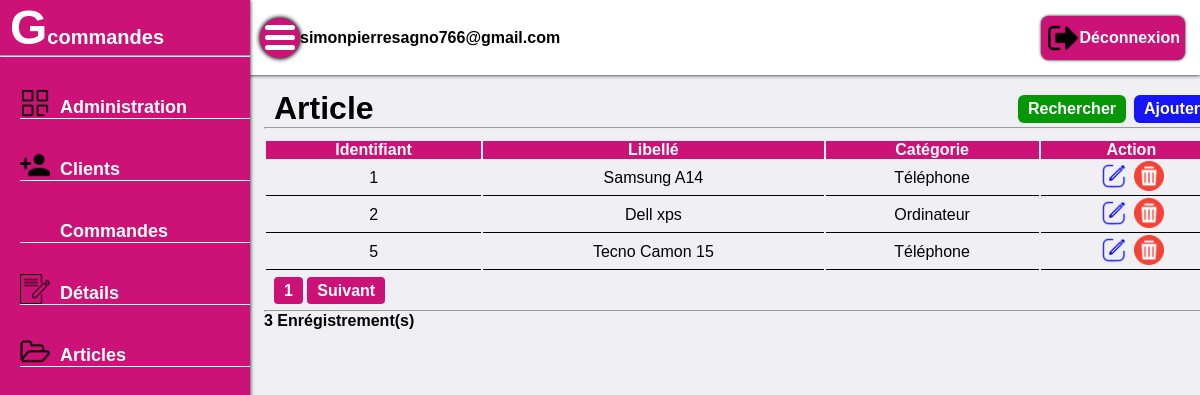
The page /adminArticle.php (signed in) on the database its author committed.
### tables this page shows
CREATE TABLE `t_article` (
  `id_article` int(10) UNSIGNED NOT NULL,
  `libelle` varchar(40) DEFAULT NULL,
  `type` int(10) UNSIGNED DEFAULT NULL
);

CREATE TABLE `t_categorie` (
  `id_type` int(10) UNSIGNED NOT NULL,
  `categorie` varchar(255) DEFAULT NULL
);

### adminArticle.php (the view, shortened to what this page needs)
<?php
     try{
        $pdo = new PDO("mysql:host=localhost;dbname=g_commande;charset=utf8","root","");
    }catch (PDOException $exception) {
        header("Location:404.php");
    }
?>
<!DOCTYPE html>
<html lang="en">
<head>
    <link rel="stylesheet" href="style.css">
</head>
<body>
    <div class="wrap">
        <div class="slide_bar">
            <h1>G<span>commandes</span></h1>
            <hr>
            <div class="slide_list">
                    <a href="tableau.php">
                        <img src="icone/dashbord.png" alt="">
                        <span>Administration</span>
                    </a>
                    <a href="adminClient.php">
                        <img src="icone/client.png" alt="">
                        <span>Clients</span>
                    </a>
                    <a href="adminCommande.php">
                        <span>Commandes</span>
                    </a>
                    <a href="adminDetail.php">
                        <img src="icone/detail.png" alt="">
                        <span>Détails</span>
                    </a>
                    <a href="adminArticle.php">
                        <img src="icone/article.png" alt="">
                        <span>Articles</span>
                    </a>
            </div>
        </div>
        <div class="header">
            <div class="sub_option">
                <div class="menu_icon"></div>
                <span style="font-weight: 600;"><?php echo $_SESSION["mail"]; ?></span>
            </div>
            <div class="subMenu_item">
                <a href="deconnexion.php" id="disconnect">
                    <img src="icone/deconnexion.png" alt="">
                    <span>Déconnexion</span>
                </a>
            </div>
        </div>
        <div class="main">
            <div class="main_option">
                <h1>Article</h1>
                <div class="main_sub_option">
                    <a href="rechercherArticle.php">Rechercher</a>
                    <a href="addArticle.php">Ajouter</a>
                </div>
            </div>
            <hr>
            <div class="main_table">
                <table>
                    <thead>
                        <tr>
                            <th>Identifiant</th>
                            <th>Libellé</th>
                            <th>Catégorie</th>
                            <th>Action</th>
                        </tr>
                    </thead>
                    <?php
                        if (isset($_GET['page'])){
                            $page = $_GET['page'];
                        }else{
                            $page = 1;
                        }
                        $nbr_page = 10;
                        $debut = ($page-1)*10;
                        $affichage = $pdo->query("SELECT id_article, libelle, type, id_type, categorie AS t_categorie FROM t_article INNER JOIN t_categorie ON t_article.type=t_categorie.id_type LIMIT $debut,$nbr_page");
                        while($affichages = $affichage->fetch()){
                    ?>
                    <tbody>
                        <tr>
                            <td><?php echo $affichages["id_article"]; ?></td>
                            <td><?php echo $affichages["libelle"]; ?></td>
                            <td><?php echo $affichages["t_categorie"]; ?></td>
                            <td>
                                <a href="editArticle.php?id=<?php echo $affichages["id_article"]; ?>"><img src="icone/edit.png" alt="" width="30px"></a>
                                <a href="supArticle.php?id=<?php echo $affichages["id_article"]; ?>"><img src="icone/delete.png" alt="" width="30px"></a>
                            </td>
                            </tr>
                        </tbody>
                        <?php
                        }
                    ?>
                    </table>
                <div class="main_pagination">
                <?php
                        $query = $pdo->query("SELECT * FROM t_article");
                        $compteur = $query->rowCount();
                        $total = ceil($compteur/$nbr_page = 10);
                    ?>
                    <?php
                        for($i=1; $i<=$total; $i++){
                    ?>
                    <a href="adminArticle.php?page=<?php echo ($i); ?>"><?php echo $i; ?></a>
                    <?php
                        }
                        if($i>$page){
                    ?>
                    <a href="adminArticle.php?page=<?php echo ($page+1); ?>">Suivant</a>
                    <?php
                        }
                    ?>
                </div>
                <hr style="margin-top:10px">
                <?php
                    $enreg = $pdo->query("SELECT count(*) as nb from t_article");
                    while ($enregistrement = $enreg->fetch()){
                ?>
                    <p style="font-weight: 600;"><?php echo $enregistrement["nb"] . " Enrégistrement(s)"; ?></p>
                <?php
                    }
                ?>
                </div>
            </div>
        </div>
</body>
</html>

### style.css (style rules this page uses)
* { margin: 0; padding: 0; font-family: Poppins Light, sans-serif ; box-sizing: border-box; text-decoration: none; }
body { background: rgba(227, 227, 234, 0.5); }
.slide_bar { position: fixed; top: 0; left: 0; bottom: 0; width: 250px; overflow: hidden; height: 100%; background: #c17;; z-index: 10; box-shadow: 0 0 4px #000; }
.slide_bar h1 { font-size: 48px; color: #fff; margin-left: 10px; }
.slide_bar h1 span { font-size: 20px; }
.slide_list { margin-left: 20px; }
.slide_list a img { width: 30px; margin-right: 10px; }
.slide_list a { display: flex; align-items: center; margin-top: 30px; border-bottom: 1px solid #fff ; }
.slide_list a span { color: #fff; margin-top: 10px; font-weight: bold; font-size: 18px; }
.header { position: fixed; width: 86%; margin-left: 190px; height: 75px; background: #fff; display: flex; align-items: center; justify-content: space-between; box-shadow: 0 0 4px #000; }
.sub_option { display: flex; align-items: center; justify-content: space-between; margin-left: 260px; }
.menu_icon { position: relative; display: flex; align-items: center; justify-content: center; height: 40px; width: 40px; border-radius: 50%; cursor: pointer; background: #c17; box-shadow: 0 0 4px 1px #000; }
.menu_icon::before { content: ""; position: absolute; width: 30px; height: 5px; background: #fff; border-radius: 8px; box-shadow: 0 10px 0#fff; transform: translateY(-10px); }
.menu_icon::after { content: ""; position: absolute; width: 30px; height: 5px; background: #fff; border-radius: 8px; transform: translateY(10px); }
.subMenu_item { display: flex; align-items: center; margin-right: 15px; }
.subMenu_item img { width: 30px; margin: 2px; }
#disconnect { display: flex; align-items: center; background: #c17; padding: 5px; border-radius: 8px; box-shadow: 0 0 3px #000; }
#disconnect span { color: #fff; font-weight: 600; }
#disconnect img { width: 30px; }
.main { position: absolute; width: 80%; margin-left: 264px; height: 73vh; margin-top: 90px; z-index: -10; }
.main_option { display: flex; justify-content: space-between; }
.main_option h1 { margin-left: 10px; }
.main_sub_option { display: flex; align-items: center; margin-right: 10px; }
.main_sub_option a { background: rgb(5, 151, 5); padding: 5px 10px; border-radius: 6px; margin: 4px; color: #fff; font-weight: 600; }
.main_sub_option a:nth-child(2) { background: rgb(21, 21, 248); }
.main_table { width: 100%; }
.main_table table { width: 100%; margin-top: 10px; }
.main_table table thead { text-align: start; background: #c17; color: #fff; }
.main_table table tbody { text-align: center; }
.main_table table tbody tr td { border-bottom: 1px solid #000; }
.main_pagination { margin-top: 10px; margin-left: 10px; }
.main_pagination a { border-radius: 4px; padding: 5px 10px; background: #c17; color: #fff; font-weight: 600; }
@media screen and (max-width : 2500px) { .header { width: 100%; margin-left: 0; } }
@media screen and (max-width : 1500px) { .header { width: 100%; margin-left: 0; } }

### rows shown on the page
t_article: id_article "1", libelle "Samsung A14", type.categorie "Téléphone"
t_article: id_article "2", libelle "Dell xps", type.categorie "Ordinateur"
t_article: id_article "5", libelle "Tecno Camon 15", type.categorie "Téléphone"

### other values the page prints
$_SESSION["mail"] "simonpierresagno766@gmail.com"
$enregistrement["nb"] "3"
